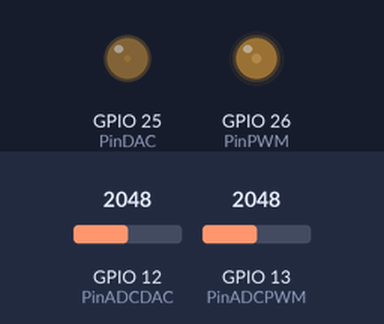
This sketch was run on a simulated ESP32. Shown: output pins drawn as LEDs (lit = HIGH). The test bench sets the inputs (shaded band); at power-on: GPIO 12 (PinADCDAC) = 2048, GPIO 13 (PinADCPWM) = 2048. What the sketch prints to the serial monitor is not drawn.

Above: at 1.2 s.
1.3 s: GPIO 12 (PinADCDAC) set to 0
At 1.7 s:
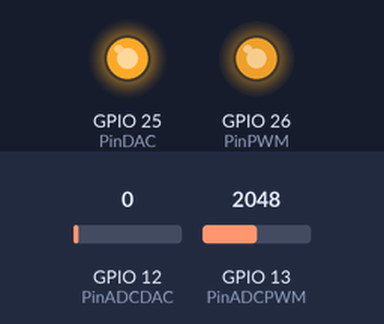
4.3 s: GPIO 13 (PinADCPWM) set to 0
7.3 s: GPIO 12 (PinADCDAC) set to 296
Timing chart, 0 to 16.3 s (numbered marks = the images above; inputs shaded):
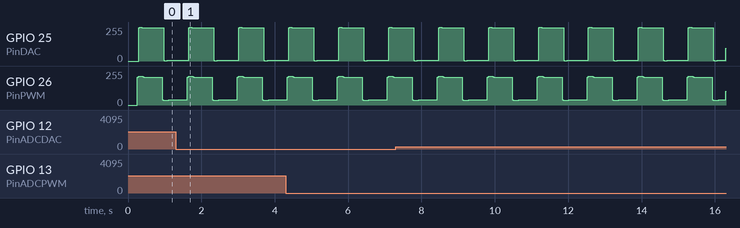

The sketch:

analogicsin.ino
```cpp
#define PinPWM 26
#define PinDAC 25
#define PinADCPWM 13
#define PinADCDAC 12

// Variables para definir el PWM
const int freq = 1000;      // Frecuencia en Hz
const int ChanelPWM = 0;    // Canal 0 - 15
const int resolution = 8;   // Bits de resolución, hasta 8
const int timedelay = 5000; // Delay en microsegundos
bool state = true;          // Variable de estado

void setup() {
  Serial.begin(115200);
  pinMode(PinPWM, OUTPUT);
  pinMode(PinDAC, OUTPUT);
  pinMode(PinADCPWM, INPUT);
  pinMode(PinADCDAC, INPUT);

  ledcSetup(ChanelPWM, freq, resolution);
  ledcAttachPin(PinPWM, ChanelPWM);
}

void loop() {
  int val = state ? 255 : 0;
  for(int i = 0;i<256;i++){
    float pwmSinValue = 126 + 92* sin(2*M_PI* i / 256);
    float DACsinValue = 126 * sin(2* i * M_PI / 256) + 127;
    dacWrite(PinDAC, DACsinValue);
    ledcWrite(ChanelPWM, pwmSinValue);
    Serial.print("PWM:");
    Serial.print(analogRead(PinADCPWM));
    Serial.print(",");
    Serial.print("DAC:");
    Serial.println(analogRead(PinADCDAC));
    delayMicroseconds(timedelay);

  }
  state = !state;
}
```
